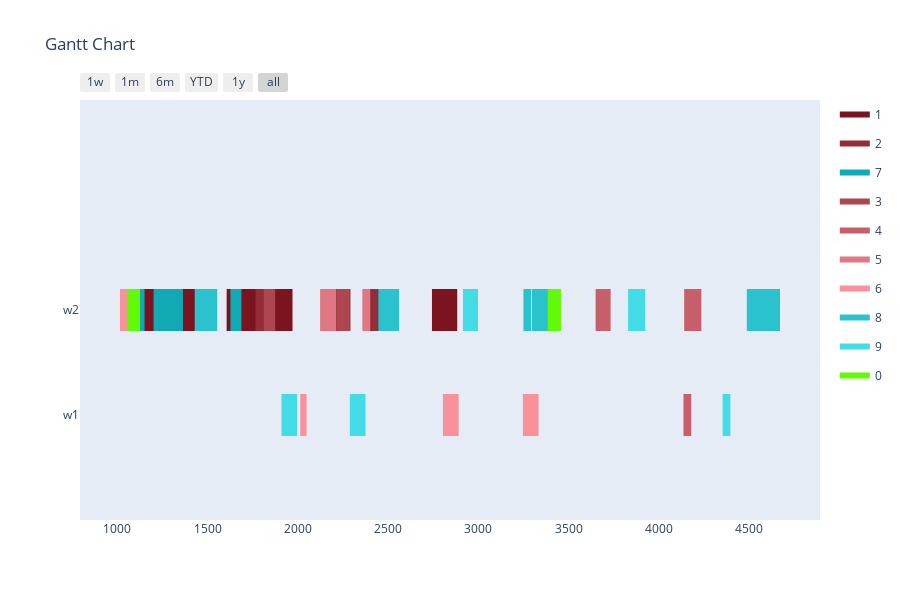

This figure's notebook cell:
### Markdown cell above
Config 2 - Test with Two Point Crossover

### Code cell
optimizer = BaseGA(env)
optimizer.set_minimize()
# optional (in this case, all options given are the default option, if the configuration step is skipped)
optimizer.configure('tardiness', 'twopointcrossover', 'roulettewheel', 'randomize')
# choose an input generator (optional) -> decides how the data gets converted into the optimizer format
#optimizer.set_input_generator('SameLengthAlternativesGenerator')
# all parameters after offspring_amount are optional (in this case -> verbose=True)
result, best_fitness_history, average_fitness_history, best_generation_history, feasible_gen = optimizer.optimize(orders, max_generations, earliest_time_slot, last_time_slot, population_size, offspring_amount, verbose=True)
workstation_assignments = reformat_result(result, orders, env)
visualize(workstation_assignments, best_fitness_history, average_fitness_history, best_generation_history, feasible_gen)

### Figure 1 — Plotly figure (JSON) as saved in the notebook; plotly's stock layout.template omitted (floating-point values rounded to 4 significant figures)
{"data": [{"fill": "toself", "fillcolor": "rgb(123, 20, 30)", "hoverinfo": "name", "legendgroup": "rgb(123, 20, 30)", "mode": "none", "name": "1", "type": "scatter", "x": [2752, 2813, 2813, 2752, 2752, 1069, 1127, 1127, 1069, 1069, 1465, 1605, 1605, 1465, 1465, 2166, 2291, 2291, 2166, 2166, 956, 1071, 1071, 956, 956, 718, 776, 776, 718, 718, 2743, 2883, 2883, 2743], "y": [0.8, 0.8, 1.2, 1.2, null, 0.8, 0.8, 1.2, 1.2, null, 0.8, 0.8, 1.2, 1.2, null, 0.8, 0.8, 1.2, 1.2, null, 0.8, 0.8, 1.2, 1.2, null, 0.8, 0.8, 1.2, 1.2, null, 0.8, 0.8, 1.2, 1.2]}, {"fill": "toself", "fillcolor": "rgb(148, 45, 55)", "hoverinfo": "name", "legendgroup": "rgb(148, 45, 55)", "mode": "none", "name": "2", "type": "scatter", "x": [2394, 2467, 2467, 2394, 2394, 2189, 2233, 2233, 2189, 2189, 1765, 1828, 1828, 1765, 1765, 374, 437, 437, 374], "y": [0.8, 0.8, 1.2, 1.2, null, 0.8, 0.8, 1.2, 1.2, null, 0.8, 0.8, 1.2, 1.2, null, 0.8, 0.8, 1.2, 1.2]}, {"fill": "toself", "fillcolor": "rgb(17, 170, 180)", "hoverinfo": "name", "legendgroup": "rgb(17, 170, 180)", "mode": "none", "name": "7", "type": "scatter", "x": [2146, 2189, 2189, 2146, 2146, 1200, 1315, 1315, 1200, 1200, 750, 885, 885, 750, 750, 1626, 1687, 1687, 1626, 1626, 1107, 1150, 1150, 1107, 1107, 1302, 1363, 1363, 1302, 1302, 541, 681, 681, 541], "y": [0.8, 0.8, 1.2, 1.2, null, 0.8, 0.8, 1.2, 1.2, null, 0.8, 0.8, 1.2, 1.2, null, 0.8, 0.8, 1.2, 1.2, null, 0.8, 0.8, 1.2, 1.2, null, 0.8, 0.8, 1.2, 1.2, null, 0.8, 0.8, 1.2, 1.2]}, {"fill": "toself", "fillcolor": "rgb(173, 70, 80)", "hoverinfo": "name", "legendgroup": "rgb(173, 70, 80)", "mode": "none", "name": "3", "type": "scatter", "x": [1811, 1874, 1874, 1811, 1811, 381, 425, 425, 381, 381, 2215, 2288, 2288, 2215, 2215, 537, 581, 581, 537], "y": [0.8, 0.8, 1.2, 1.2, null, 0.8, 0.8, 1.2, 1.2, null, 0.8, 0.8, 1.2, 1.2, null, 0.8, 0.8, 1.2, 1.2]}, {"fill": "toself", "fillcolor": "rgb(198, 95, 105)", "hoverinfo": "name", "legendgroup": "rgb(198, 95, 105)", "mode": "none", "name": "4", "type": "scatter", "x": [3650, 3733, 3733, 3650, 3650, 4141, 4236, 4236, 4141, 4141, 601, 688, 688, 601, 601, 565, 608, 608, 565, 565, 484, 519, 519, 484, 484, 4137, 4180, 4180, 4137], "y": [0.8, 0.8, 1.2, 1.2, null, 0.8, 0.8, 1.2, 1.2, null, -0.2, -0.2, 0.2, 0.2, null, -0.2, -0.2, 0.2, 0.2, null, -0.2, -0.2, 0.2, 0.2, null, -0.2, -0.2, 0.2, 0.2]}, {"fill": "toself", "fillcolor": "rgb(223, 120, 130)", "hoverinfo": "name", "legendgroup": "rgb(223, 120, 130)", "mode": "none", "name": "5", "type": "scatter", "x": [2357, 2401, 2401, 2357, 2357, 2168, 2212, 2212, 2168, 2168, 2167, 2211, 2211, 2167, 2167, 2123, 2167, 2167, 2123], "y": [0.8, 0.8, 1.2, 1.2, null, 0.8, 0.8, 1.2, 1.2, null, 0.8, 0.8, 1.2, 1.2, null, 0.8, 0.8, 1.2, 1.2]}, {"fill": "toself", "fillcolor": "rgb(248, 145, 155)", "hoverinfo": "name", "legendgroup": "rgb(248, 145, 155)", "mode": "none", "name": "6", "type": "scatter", "x": [1014, 1109, 1109, 1014, 1014, 2013, 2048, 2048, 2013, 2013, 845, 920, 920, 845, 845, 3247, 3334, 3334, 3247, 3247, 1935, 1978, 1978, 1935, 1935, 2804, 2891, 2891, 2804], "y": [0.8, 0.8, 1.2, 1.2, null, -0.2, -0.2, 0.2, 0.2, null, -0.2, -0.2, 0.2, 0.2, null, -0.2, -0.2, 0.2, 0.2, null, -0.2, -0.2, 0.2, 0.2, null, -0.2, -0.2, 0.2, 0.2]}, {"fill": "toself", "fillcolor": "rgb(42, 195, 205)", "hoverinfo": "name", "legendgroup": "rgb(42, 195, 205)", "mode": "none", "name": "8", "type": "scatter", "x": [2446, 2561, 2561, 2446, 2446, 3250, 3293, 3293, 3250, 3250, 2497, 2555, 2555, 2497, 2497, 3297, 3437, 3437, 3297, 3297, 4537, 4672, 4672, 4537, 4537, 4488, 4603, 4603, 4488, 4488, 1428, 1553, 1553, 1428], "y": [0.8, 0.8, 1.2, 1.2, null, 0.8, 0.8, 1.2, 1.2, null, 0.8, 0.8, 1.2, 1.2, null, 0.8, 0.8, 1.2, 1.2, null, 0.8, 0.8, 1.2, 1.2, null, 0.8, 0.8, 1.2, 1.2, null, 0.8, 0.8, 1.2, 1.2]}, {"fill": "toself", "fillcolor": "rgb(67, 220, 230)", "hoverinfo": "name", "legendgroup": "rgb(67, 220, 230)", "mode": "none", "name": "9", "type": "scatter", "x": [802, 885, 885, 802, 802, 3830, 3925, 3925, 3830, 3830, 2915, 2998, 2998, 2915, 2915, 2288, 2375, 2375, 2288, 2288, 1909, 1996, 1996, 1909, 1909, 4354, 4397, 4397, 4354], "y": [0.8, 0.8, 1.2, 1.2, null, 0.8, 0.8, 1.2, 1.2, null, 0.8, 0.8, 1.2, 1.2, null, -0.2, -0.2, 0.2, 0.2, null, -0.2, -0.2, 0.2, 0.2, null, -0.2, -0.2, 0.2, 0.2]}, {"fill": "toself", "fillcolor": "rgb(98, 251, 5)", "hoverinfo": "name", "legendgroup": "rgb(98, 251, 5)", "mode": "none", "name": "0", "type": "scatter", "x": [417, 480, 480, 417, 417, 900, 953, 953, 900, 900, 3385, 3458, 3458, 3385, 3385, 1052, 1125, 1125, 1052], "y": [0.8, 0.8, 1.2, 1.2, null, 0.8, 0.8, 1.2, 1.2, null, 0.8, 0.8, 1.2, 1.2, null, 0.8, 0.8, 1.2, 1.2]}, {"legendgroup": "rgb(123, 20, 30)", "marker": {"color": "rgb(123, 20, 30)", "opacity": 0, "size": 1}, "mode": "markers", "name": "", "showlegend": false, "text": [null, null, null, null, null, null, null, null, null, null, null, null, null, null], "type": "scatter", "x": [2752, 2813, 1069, 1127, 1465, 1605, 2166, 2291, 956, 1071, 718, 776, 2743, 2883], "y": [1, 1, 1, 1, 1, 1, 1, 1, 1, 1, 1, 1, 1, 1]}, {"legendgroup": "rgb(148, 45, 55)", "marker": {"color": "rgb(148, 45, 55)", "opacity": 0, "size": 1}, "mode": "markers", "name": "", "showlegend": false, "text": [null, null, null, null, null, null, null, null], "type": "scatter", "x": [2394, 2467, 2189, 2233, 1765, 1828, 374, 437], "y": [1, 1, 1, 1, 1, 1, 1, 1]}, {"legendgroup": "rgb(17, 170, 180)", "marker": {"color": "rgb(17, 170, 180)", "opacity": 0, "size": 1}, "mode": "markers", "name": "", "showlegend": false, "text": [null, null, null, null, null, null, null, null, null, null, null, null, null, null], "type": "scatter", "x": [2146, 2189, 1200, 1315, 750, 885, 1626, 1687, 1107, 1150, 1302, 1363, 541, 681], "y": [1, 1, 1, 1, 1, 1, 1, 1, 1, 1, 1, 1, 1, 1]}, {"legendgroup": "rgb(173, 70, 80)", "marker": {"color": "rgb(173, 70, 80)", "opacity": 0, "size": 1}, "mode": "markers", "name": "", "showlegend": false, "text": [null, null, null, null, null, null, null, null], "type": "scatter", "x": [1811, 1874, 381, 425, 2215, 2288, 537, 581], "y": [1, 1, 1, 1, 1, 1, 1, 1]}, {"legendgroup": "rgb(198, 95, 105)", "marker": {"color": "rgb(198, 95, 105)", "opacity": 0, "size": 1}, "mode": "markers", "name": "", "showlegend": false, "text": [null, null, null, null, null, null, null, null, null, null, null, null], "type": "scatter", "x": [3650, 3733, 4141, 4236, 601, 688, 565, 608, 484, 519, 4137, 4180], "y": [1, 1, 1, 1, 0, 0, 0, 0, 0, 0, 0, 0]}, {"legendgroup": "rgb(223, 120, 130)", "marker": {"color": "rgb(223, 120, 130)", "opacity": 0, "size": 1}, "mode": "markers", "name": "", "showlegend": false, "text": [null, null, null, null, null, null, null, null], "type": "scatter", "x": [2357, 2401, 2168, 2212, 2167, 2211, 2123, 2167], "y": [1, 1, 1, 1, 1, 1, 1, 1]}, {"legendgroup": "rgb(248, 145, 155)", "marker": {"color": "rgb(248, 145, 155)", "opacity": 0, "size": 1}, "mode": "markers", "name": "", "showlegend": false, "text": [null, null, null, null, null, null, null, null, null, null, null, null], "type": "scatter", "x": [1014, 1109, 2013, 2048, 845, 920, 3247, 3334, 1935, 1978, 2804, 2891], "y": [1, 1, 0, 0, 0, 0, 0, 0, 0, 0, 0, 0]}, {"legendgroup": "rgb(42, 195, 205)", "marker": {"color": "rgb(42, 195, 205)", "opacity": 0, "size": 1}, "mode": "markers", "name": "", "showlegend": false, "text": [null, null, null, null, null, null, null, null, null, null, null, null, null, null], "type": "scatter", "x": [2446, 2561, 3250, 3293, 2497, 2555, 3297, 3437, 4537, 4672, 4488, 4603, 1428, 1553], "y": [1, 1, 1, 1, 1, 1, 1, 1, 1, 1, 1, 1, 1, 1]}, {"legendgroup": "rgb(67, 220, 230)", "marker": {"color": "rgb(67, 220, 230)", "opacity": 0, "size": 1}, "mode": "markers", "name": "", "showlegend": false, "text": [null, null, null, null, null, null, null, null, null, null, null, null], "type": "scatter", "x": [802, 885, 3830, 3925, 2915, 2998, 2288, 2375, 1909, 1996, 4354, 4397], "y": [1, 1, 1, 1, 1, 1, 0, 0, 0, 0, 0, 0]}, {"legendgroup": "rgb(98, 251, 5)", "marker": {"color": "rgb(98, 251, 5)", "opacity": 0, "size": 1}, "mode": "markers", "name": "", "showlegend": false, "text": [null, null, null, null, null, null, null, null], "type": "scatter", "x": [417, 480, 900, 953, 3385, 3458, 1052, 1125], "y": [1, 1, 1, 1, 1, 1, 1, 1]}], "layout": {"height": 600, "hovermode": "closest", "showlegend": true, "title": {"text": "Gantt Chart"}, "xaxis": {"rangeselector": {"buttons": [{"count": 7, "label": "1w", "step": "day", "stepmode": "backward"}, {"count": 1, "label": "1m", "step": "month", "stepmode": "backward"}, {"count": 6, "label": "6m", "step": "month", "stepmode": "backward"}, {"count": 1, "label": "YTD", "step": "year", "stepmode": "todate"}, {"count": 1, "label": "1y", "step": "year", "stepmode": "backward"}, {"step": "all"}]}, "showgrid": false, "type": "date", "zeroline": false}, "yaxis": {"autorange": false, "range": [-1, 3], "showgrid": false, "ticktext": ["w1", "w2"], "tickvals": [0, 1], "zeroline": false}}}
